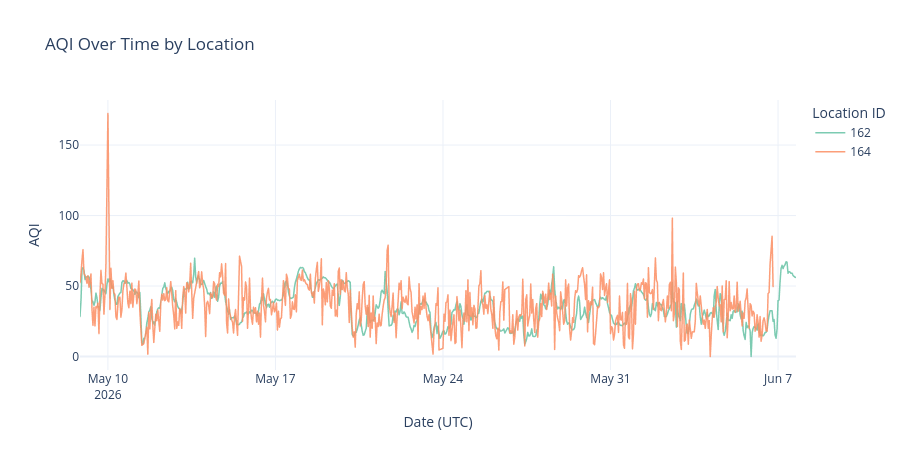

Notebook code cell kept with this figure:
### Markdown cell above
## 4. AQI Time Series

### Code cell
LOCATION_IDS = sorted(wide["location_id"].unique())
COLOR_SEQ = px.colors.qualitative.Set2

fig = px.line(
    wide.sort_values("datetime"),
    x="datetime",
    y="aqi",
    color="location_id",
    color_discrete_sequence=COLOR_SEQ,
    title="AQI Over Time by Location",
    labels={"aqi": "AQI", "datetime": "Date (UTC)", "location_id": "Location"},
    template="plotly_white",
)
fig.update_traces(line_width=1.5, opacity=0.85)
fig.update_layout(height=450, legend_title="Location ID")
fig.show()

### Figure 1 — Plotly figure (JSON) as saved in the notebook; plotly's stock layout.template omitted (floating-point values rounded to 4 significant figures; data arrays with more than 128 entries replaced by an {"elided": "..."} marker saying what was removed)
{"data": [{"hovertemplate": "Location=162<br>Date (UTC)=%{x}<br>AQI=%{y}<extra></extra>", "legendgroup": "162", "line": {"color": "rgb(102,194,165)", "dash": "solid", "width": 1.5}, "marker": {"symbol": "circle"}, "mode": "lines", "name": "162", "opacity": 0.85, "showlegend": true, "type": "scattergl", "x": {"elided": "719 str values"}, "xaxis": "x", "y": {"elided": "719 float values"}, "yaxis": "y"}, {"hovertemplate": "Location=164<br>Date (UTC)=%{x}<br>AQI=%{y}<extra></extra>", "legendgroup": "164", "line": {"color": "rgb(252,141,98)", "dash": "solid", "width": 1.5}, "marker": {"symbol": "circle"}, "mode": "lines", "name": "164", "opacity": 0.85, "showlegend": true, "type": "scattergl", "x": {"elided": "671 str values"}, "xaxis": "x", "y": {"elided": "671 float values"}, "yaxis": "y"}], "layout": {"height": 450, "legend": {"title": {"text": "Location ID"}, "tracegroupgap": 0}, "title": {"text": "AQI Over Time by Location"}, "xaxis": {"anchor": "y", "domain": [0, 1], "title": {"text": "Date (UTC)"}}, "yaxis": {"anchor": "x", "domain": [0, 1], "title": {"text": "AQI"}}}}
